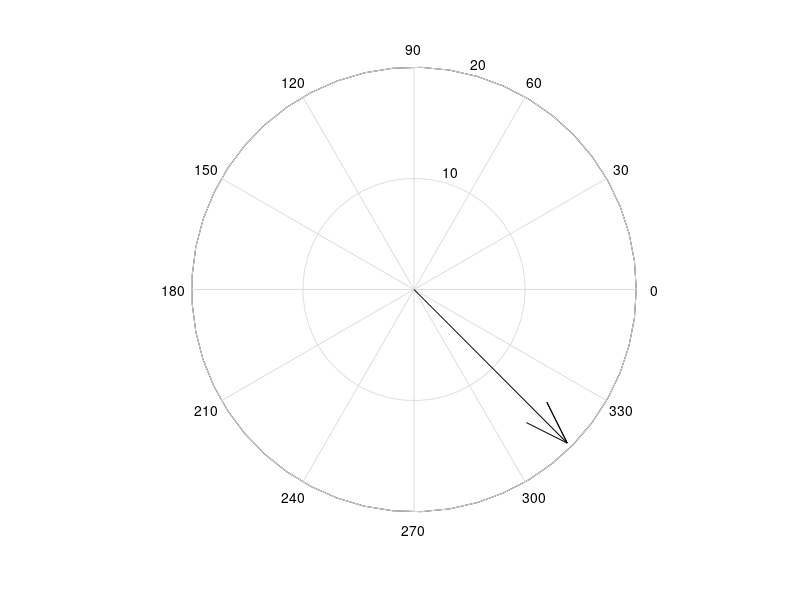

This figure's MATLAB source: (Note: this script raises an error after producing the figure.)
Vr = 13.79; Vc = -13.82i; r = 5596;
 
handle = compass(Vr+Vc, 'k');
handle.LineWidth = 2;
hold on;
handle = compass(Vc);
handle.LineWidth = 2;

handle = compass(Vr, 'r');
handle.LineWidth = 2;
handle = compass(Vr/r);
handle.LineWidth = 3;


ax = gca;
ax.TickLabelInterpreter = 'latex';
ax.LineWidth = 2;
lg = legend('$V_R+V_C$', '$V_C$', '$V_R$', 'I');
lg.Interpreter = 'latex';
set(ax,'TickLabelInterpreter','latex');
grid on;
